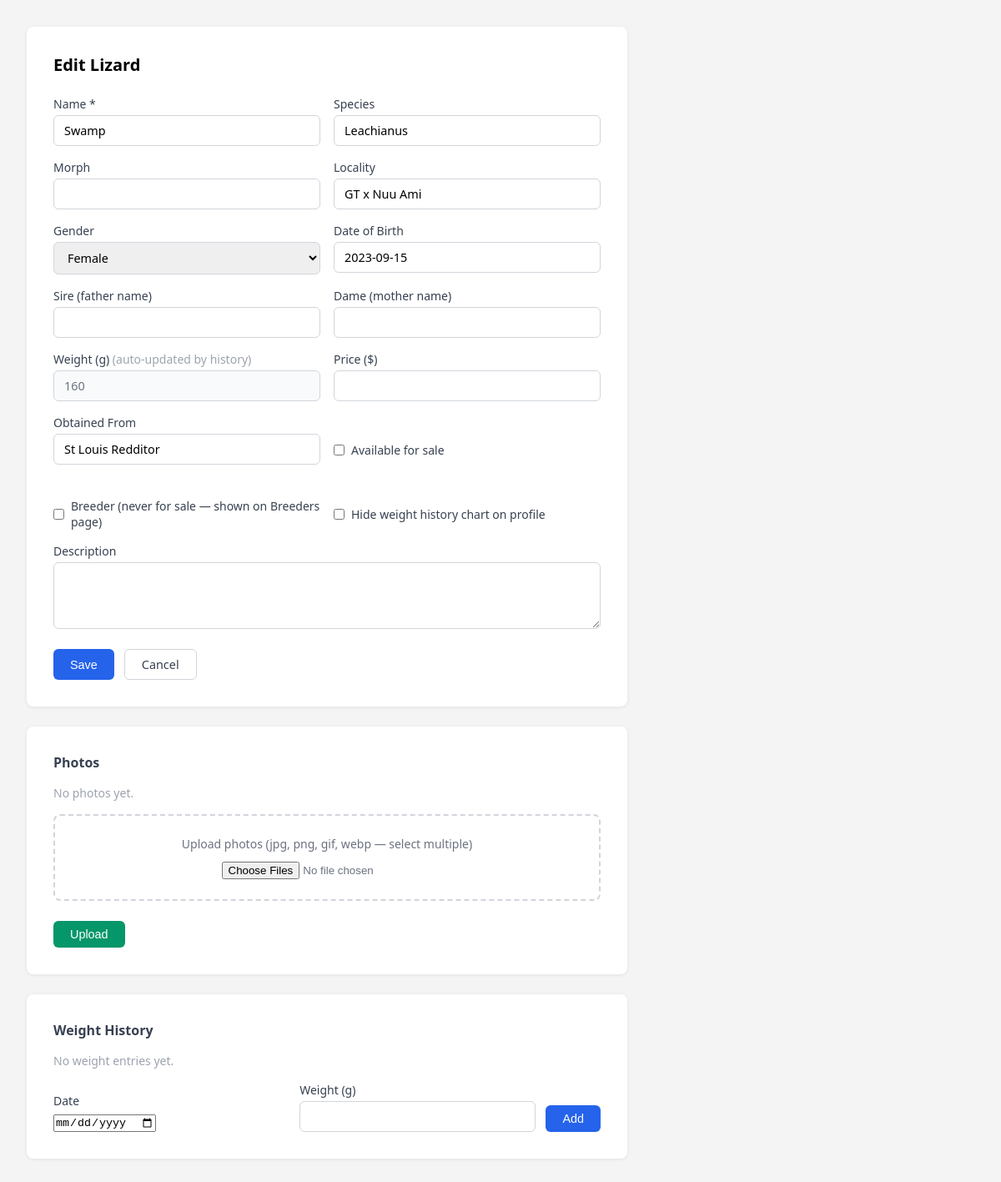
Screenshot of /admin/edit.php?id=3 (signed in) with the database file from the repository.
### tables this page shows
CREATE TABLE IF NOT EXISTS lizards (
  id             INT AUTO_INCREMENT PRIMARY KEY,
  name           VARCHAR(255)  NOT NULL DEFAULT '',
  species        VARCHAR(255)  NOT NULL DEFAULT '',
  morph          VARCHAR(255)  NOT NULL DEFAULT '',
  locality       VARCHAR(255)  NOT NULL DEFAULT '',
  gender         VARCHAR(50)   NOT NULL DEFAULT '',
  date_of_birth  VARCHAR(50)   NOT NULL DEFAULT '',
  sire           VARCHAR(255)  NOT NULL DEFAULT '',
  dame           VARCHAR(255)  NOT NULL DEFAULT '',
  weight_g       FLOAT                  DEFAULT NULL,
  price          FLOAT                  DEFAULT NULL,
  available             TINYINT(1)    NOT NULL DEFAULT 0,
  description           TEXT          NOT NULL DEFAULT '',
  photo                 VARCHAR(1000) NOT NULL DEFAULT '',
  obtained_from         VARCHAR(255)  NOT NULL DEFAULT '',
  is_breeder            TINYINT(1)    NOT NULL DEFAULT 0,
  hide_weight_history   TINYINT(1)    NOT NULL DEFAULT 0
);

### admin/edit.php (the view, shortened to what this page needs)
<?php
$pdo = new PDO(
    'mysql:host=' . DB_HOST . ';dbname=' . DB_NAME . ';charset=utf8mb4',
    DB_USER, DB_PASS,
    [PDO::ATTR_ERRMODE => PDO::ERRMODE_EXCEPTION]
);
$id     = isset($_GET['id']) ? (int)$_GET['id'] : null;
function getLizard(PDO $pdo, int $id): array|false {
    $s = $pdo->prepare('SELECT * FROM lizards WHERE id = ?');
    $s->execute([$id]);
    return $s->fetch(PDO::FETCH_ASSOC);
}
function getImages(PDO $pdo, int $id): array {
    $s = $pdo->prepare('SELECT * FROM lizard_images WHERE lizard_id = ? ORDER BY sort_order, id');
    $s->execute([$id]);
    return $s->fetchAll(PDO::FETCH_ASSOC);
}
function getWeights(PDO $pdo, int $id): array {
    $s = $pdo->prepare('SELECT id, weighed_on, weight_g FROM lizard_weights WHERE lizard_id = ? ORDER BY weighed_on ASC');
    $s->execute([$id]);
    return $s->fetchAll(PDO::FETCH_ASSOC);
}
$lizard = $id ? getLizard($pdo, $id) : null;
$images  = $id ? getImages($pdo, $id) : [];
$weights = $id ? getWeights($pdo, $id) : [];
$v     = $lizard ?? array_fill_keys(['name','species','morph','locality','gender','date_of_birth','sire','dame','weight_g','price','available','description','obtained_from'], '');
$title = $id ? 'Edit Lizard' : 'Add Lizard';
?>
<!DOCTYPE html>
<html lang="en">
<head>
</head>
<body>
<div class="card">
  <h1><?= $title ?></h1>
  <form method="post">
    <div class="grid">
      <div>
        <label for="name">Name *</label>
        <input type="text" id="name" name="name" value="<?= htmlspecialchars($v['name']) ?>" required>
      </div>
      <div>
        <label for="species">Species</label>
        <input type="text" id="species" name="species" value="<?= htmlspecialchars($v['species']) ?>">
      </div>
      <div>
        <label for="morph">Morph</label>
        <input type="text" id="morph" name="morph" value="<?= htmlspecialchars($v['morph']) ?>">
      </div>
      <div>
        <label for="locality">Locality</label>
        <input type="text" id="locality" name="locality" value="<?= htmlspecialchars($v['locality']) ?>">
      </div>
      <div>
        <label for="gender">Gender</label>
        <select id="gender" name="gender">
          <?php foreach (['Male','Female'] as $g): ?>
            <option value="<?= $g ?>" <?= $v['gender'] === $g ? 'selected' : '' ?>><?= $g ?></option>
          <?php endforeach; ?>
        </select>
      </div>
      <div>
        <label for="date_of_birth">Date of Birth</label>
        <input type="text" id="date_of_birth" name="date_of_birth" placeholder="e.g. 2023-04-15"
               value="<?= htmlspecialchars($v['date_of_birth']) ?>">
      </div>
      <div>
        <label for="sire">Sire (father name)</label>
        <input type="text" id="sire" name="sire" value="<?= htmlspecialchars($v['sire']) ?>">
      </div>
      <div>
        <label for="dame">Dame (mother name)</label>
        <input type="text" id="dame" name="dame" value="<?= htmlspecialchars($v['dame']) ?>">
      </div>
      <div>
        <label for="weight_g">Weight (g) <?= $id ? '<span style="font-weight:400;color:#9ca3af">(auto-updated by history)</span>' : '' ?></label>
        <input type="number" id="weight_g" name="weight_g" step="0.1"
               value="<?= $v['weight_g'] !== null && $v['weight_g'] !== '' ? htmlspecialchars((string)$v['weight_g']) : '' ?>"
               <?= $id ? 'readonly style="background:#f9fafb;color:#6b7280"' : '' ?>>
      </div>
      <div>
        <label for="price">Price ($)</label>
        <input type="number" id="price" name="price" step="0.01"
               value="<?= $v['price'] !== null && $v['price'] !== '' ? htmlspecialchars((string)$v['price']) : '' ?>">
      </div>
      <div>
        <label for="obtained_from">Obtained From</label>
        <input type="text" id="obtained_from" name="obtained_from" value="<?= htmlspecialchars($v['obtained_from']) ?>">
      </div>
      <div class="checkbox-row">
        <input type="checkbox" id="available" name="available" <?= $v['available'] ? 'checked' : '' ?>>
        <label for="available" style="margin:0">Available for sale</label>
      </div>
      <div class="checkbox-row">
        <input type="checkbox" id="is_breeder" name="is_breeder" <?= !empty($v['is_breeder']) ? 'checked' : '' ?>>
        <label for="is_breeder" style="margin:0">Breeder (never for sale — shown on Breeders page)</label>
      </div>
      <div class="checkbox-row">
        <input type="checkbox" id="hide_weight_history" name="hide_weight_history" <?= !empty($v['hide_weight_history']) ? 'checked' : '' ?>>
        <label for="hide_weight_history" style="margin:0">Hide weight history chart on profile</label>
      </div>
      <div class="full">
        <label for="description">Description</label>
        <textarea id="description" name="description"><?= htmlspecialchars($v['description']) ?></textarea>
      </div>
    </div>
    <div class="footer">
      <button type="submit" class="btn btn-primary">Save</button>
      <a href="index.php" class="btn btn-cancel">Cancel</a>
    </div>
  </form>
</div>
<?php if ($id): ?>
<div class="card">
  <h2>Photos</h2>
  <?php if (empty($images)): ?>
    <p class="empty-images">No photos yet.</p>
  <?php endif; ?>
  <form method="post" enctype="multipart/form-data"
        action="edit.php?id=<?= $id ?>&action=upload_image">
    <div class="upload-zone">
      <div>Upload photos (jpg, png, gif, webp — select multiple)</div>
      <input type="file" name="images[]" multiple accept="image/*">
    </div>
    <div class="footer">
      <button type="submit" class="btn btn-upload">Upload</button>
    </div>
  </form>
</div>
<?php else: ?>
<div class="card">
  <p class="note">Save the lizard first, then you can add photos.</p>
</div>
<?php endif; ?>
<?php if ($id): ?>
<div class="card">
  <h2>Weight History</h2>
  <?php if (empty($weights)): ?>
    <p class="empty-images">No weight entries yet.</p>
  <?php endif; ?>
  <form method="post" action="edit.php?id=<?= $id ?>&action=add_weight">
    <div class="weight-add">
      <div>
        <label>Date</label>
        <input type="date" name="weighed_on" required>
      </div>
      <div>
        <label>Weight (g)</label>
        <input type="number" name="weight_g" step="0.1" min="0.1" required>
      </div>
      <button type="submit" class="btn btn-primary">Add</button>
    </div>
  </form>
</div>
<?php else: ?>
<div class="card">
  <p class="note">Save the lizard first, then you can record weight history.</p>
</div>
<?php endif; ?>
</body>
</html>

### admin/edit.php (style rules this page uses)
*, *::before, *::after { box-sizing: border-box; margin: 0; padding: 0; }
body { font-family: system-ui, sans-serif; background: #f4f4f5; padding: 2rem; }
.card { background: #fff; border-radius: 8px; box-shadow: 0 1px 4px rgba(0,0,0,.08); padding: 2rem; max-width: 720px; margin-bottom: 1.5rem; }
h1 { font-size: 1.25rem; margin-bottom: 1.5rem; }
h2 { font-size: 1rem; margin-bottom: 1rem; color: #374151; }
.grid { display: grid; grid-template-columns: 1fr 1fr; gap: 1rem; }
.full { grid-column: 1 / -1; }
label { display: block; font-size: .875rem; font-weight: 500; margin-bottom: .25rem; color: #374151; }
input[type=text], input[type=number], select, textarea { display: block; width: 100%; padding: .5rem .75rem; border: 1px solid #d1d5db; border-radius: 6px; font-size: .9rem; font-family: inherit; }
textarea { resize: vertical; min-height: 80px; }
.checkbox-row { display: flex; align-items: center; gap: .5rem; padding-top: 1.5rem; }
.checkbox-row input { width: auto; }
.footer { display: flex; gap: .75rem; margin-top: 1.5rem; }
.btn { padding: .5rem 1.25rem; border-radius: 6px; font-size: .9rem; font-weight: 500; cursor: pointer; text-decoration: none; border: none; display: inline-block; }
.btn-primary { background: #2563eb; color: #fff; }
.btn-cancel { background: #fff; color: #374151; border: 1px solid #d1d5db; }
.btn-upload { background: #059669; color: #fff; }
.upload-zone { border: 2px dashed #d1d5db; border-radius: 8px; padding: 1.5rem; text-align: center; color: #6b7280; font-size: .875rem; }
.upload-zone input[type=file] { margin-top: .75rem; }
.empty-images { color: #9ca3af; font-size: .875rem; margin-bottom: 1rem; }
.weight-add { display: grid; grid-template-columns: 1fr 1fr auto; gap: .75rem; align-items: end; margin-top: 1rem; }

### rows the page displays
lizards: name "Swamp", species "Leachianus", locality "GT x Nuu Ami", gender "Female", date_of_birth "2023-09-15", weight_g "160", obtained_from "St Louis Redditor"

### other values shown
$title "Edit Lizard"
